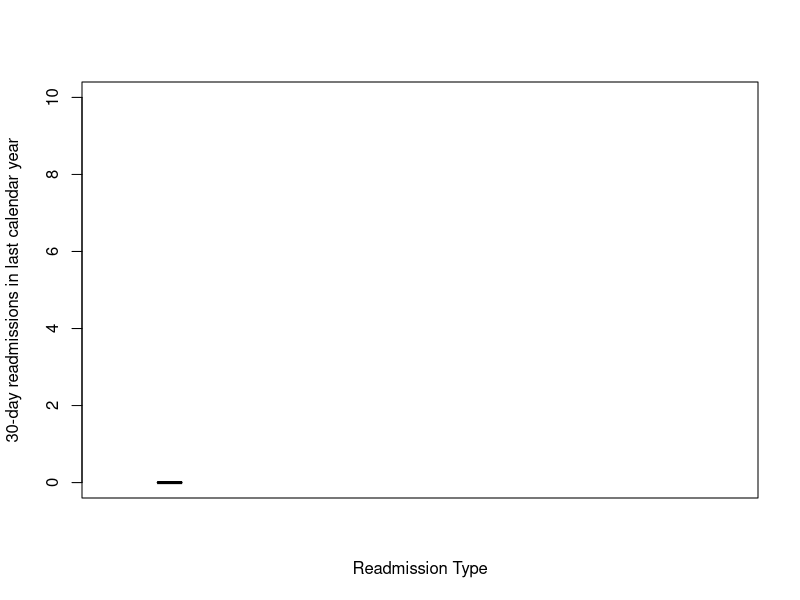
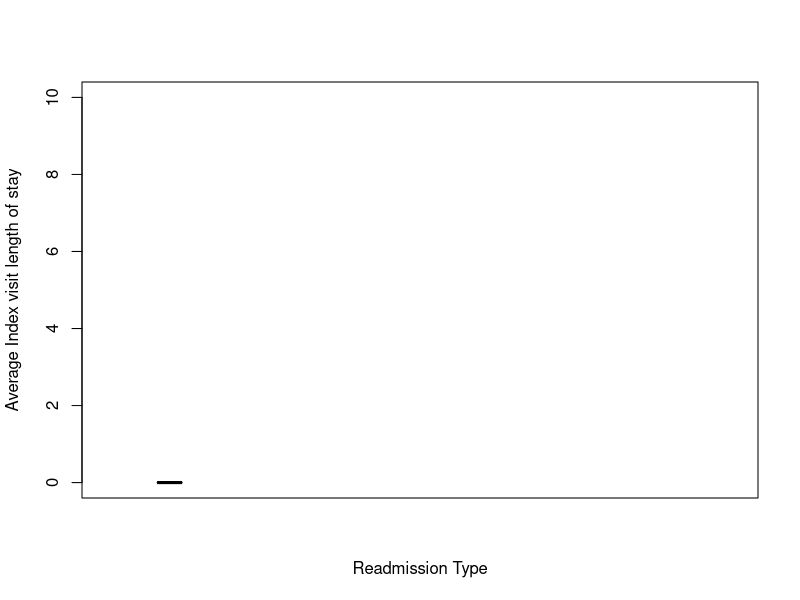

Reproduce these figures in R, in order.
## ---- chunk 1
boxplot(0,type="n",xlab="Readmission Type",ylab="30-day readmissions in last calendar year",xlim=c(0,10),ylim=c(0,10))
## ---- chunk 2
boxplot(0,type="n",xlab="Readmission Type",ylab="Average Index visit length of stay",xlim=c(0,10),ylim=c(0,10))
